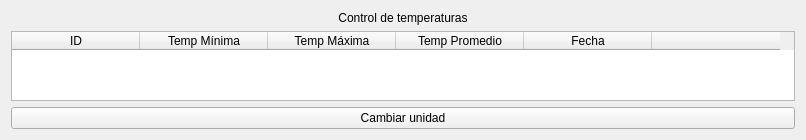
                  <widget class="QWidget" name="page_temperaturas">
                   <layout class="QVBoxLayout" name="verticalLayout_22">
                    <item>
                     <layout class="QVBoxLayout" name="verticalLayout_13">
                      <item>
                       <widget class="QLabel" name="label_11">
                        <property name="text">
                         <string>Control de temperaturas</string>
                        </property>
                        <property name="alignment">
                         <set>Qt::AlignCenter</set>
                        </property>
                       </widget>
                      </item>
                      <item>
                       <widget class="QTableWidget" name="tabla_temperaturas">
                        <property name="enabled">
                         <bool>true</bool>
                        </property>
                        <property name="sizePolicy">
                         <sizepolicy hsizetype="Expanding" vsizetype="Expanding">
                          <horstretch>0</horstretch>
                          <verstretch>0</verstretch>
                         </sizepolicy>
                        </property>
                        <property name="minimumSize">
                         <size>
                          <width>758</width>
                          <height>0</height>
                         </size>
                        </property>
                        <property name="layoutDirection">
                         <enum>Qt::LeftToRight</enum>
                        </property>
                        <property name="autoFillBackground">
                         <bool>false</bool>
                        </property>
                        <property name="frameShape">
                         <enum>QFrame::StyledPanel</enum>
                        </property>
                        <property name="midLineWidth">
                         <number>0</number>
                        </property>
                        <property name="sizeAdjustPolicy">
                         <enum>QAbstractScrollArea::AdjustToContents</enum>
                        </property>
                        <property name="editTriggers">
                         <set>QAbstractItemView::NoEditTriggers</set>
                        </property>
                        <property name="alternatingRowColors">
                         <bool>false</bool>
                        </property>
                        <property name="showGrid">
                         <bool>true</bool>
                        </property>
                        <property name="gridStyle">
                         <enum>Qt::SolidLine</enum>
                        </property>
                        <property name="sortingEnabled">
                         <bool>false</bool>
                        </property>
                        <attribute name="horizontalHeaderVisible">
                         <bool>true</bool>
                        </attribute>
                        <attribute name="horizontalHeaderCascadingSectionResizes">
                         <bool>false</bool>
                        </attribute>
                        <attribute name="horizontalHeaderDefaultSectionSize">
                         <number>128</number>
                        </attribute>
                        <attribute name="horizontalHeaderHighlightSections">
                         <bool>true</bool>
                        </attribute>
                        <attribute name="verticalHeaderVisible">
                         <bool>false</bool>
                        </attribute>
                        <attribute name="verticalHeaderCascadingSectionResizes">
                         <bool>false</bool>
                        </attribute>
                        <attribute name="verticalHeaderHighlightSections">
                         <bool>true</bool>
                        </attribute>
                        <column>
                         <property name="text">
                          <string>ID</string>
                         </property>
                        </column>
                        <column>
                         <property name="text">
                          <string>Temp Mínima</string>
                         </property>
                        </column>
                        <column>
                         <property name="text">
                          <string>Temp Máxima</string>
                         </property>
                        </column>
                        <column>
                         <property name="text">
                          <string>Temp Promedio</string>
                         </property>
                        </column>
                        <column>
                         <property name="text">
                          <string>Fecha</string>
                         </property>
                        </column>
                        <column>
                         <property name="text">
                          <string/>
                         </property>
                        </column>
                       </widget>
                      </item>
                      <item>
                       <widget class="QPushButton" name="btn_convertir_temperaturas">
                        <property name="text">
                         <string>Cambiar unidad</string>
                        </property>
                       </widget>
                      </item>
                     </layout>
                    </item>
                   </layout>
                  </widget>
